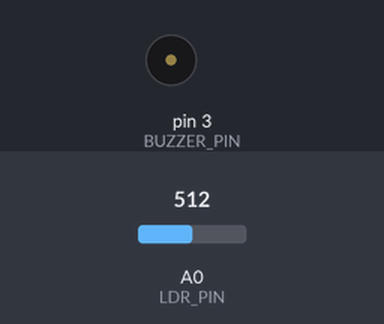
Recording of a sketch running on a simulated Arduino Uno, built with avr-gcc and run on an emulated ATmega328P. On the bench: buzzer (waves = sounding). Inputs (shaded band) come from the test bench; at power-on: A0 (LDR_PIN) = 512. Random numbers use the default seed unless the sketch sets one.

Above: at 3.7 s.
Timing chart, 0 to 6.6 s (numbered marks = the images above):
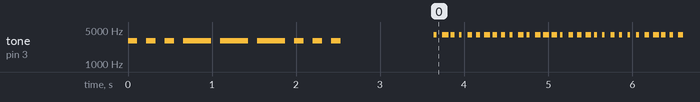

Measured:
- by itself, tone on pin 3 (BUZZER_PIN): plays 3000 Hz for 0.11 s, 3000 Hz for 0.11 s, 3000 Hz for 0.11 s, 3000 Hz for 0.33 s, 3000 Hz for 0.33 s, 3000 Hz for 0.33 s … (1270 notes in this stretch)

The sketch:

04-theremin.ino
```cpp
#define LDR_PIN A0
#define BUZZER_PIN 3

#define MORSE_DOT_DURATION 110
#define MORSE_DASH_DURATION 3 * MORSE_DOT_DURATION
#define MORSE_FREQ 3000

void setup() {
  pinMode(BUZZER_PIN, OUTPUT);
  s();
  o();
  s();
  delay(1000);
}

void dot() {
  tone(BUZZER_PIN, MORSE_FREQ, MORSE_DOT_DURATION);
  delay(2 * MORSE_DOT_DURATION);
}

void dash() {
  tone(BUZZER_PIN, MORSE_FREQ, MORSE_DASH_DURATION);
  delay(MORSE_DASH_DURATION + MORSE_DOT_DURATION);
}

void s() {
  for (int i = 0; i < 3; i++) {
    dot();
  }
}
void o() {
  for (int i = 0; i < 3; i++) {
    dash();
  }
}

void loop() {
  int val, frequency;

  val = analogRead(LDR_PIN);

  frequency = map(val, 0, 1023, 5500, 2500);

  long toneDuration = random(25, 75);
  tone(BUZZER_PIN, frequency, toneDuration);
  delay(100);
}
```
